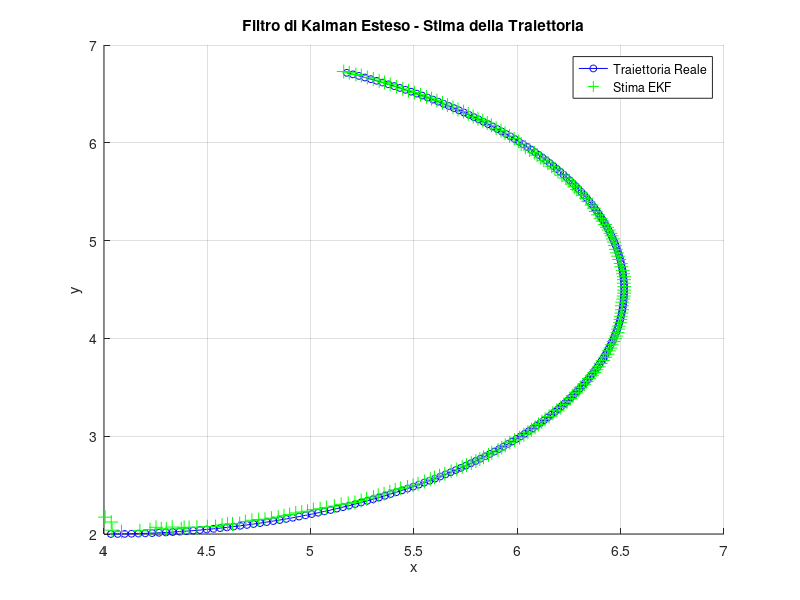
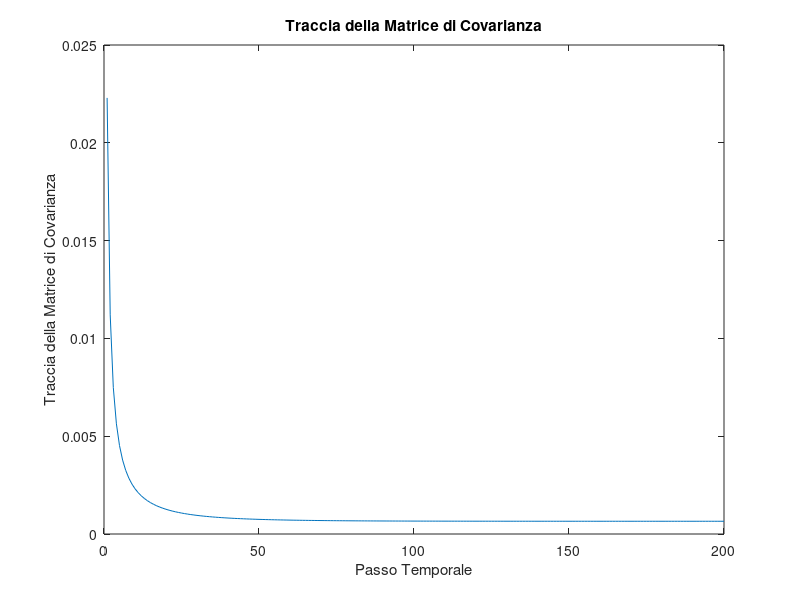

Reproduce these figures in MATLAB, in order.
clear; close all; clc;

% Definizione del passo di tempo
dT = 1/30; % Tempo di campionamento (30 Hz)

% Funzione di transizione di stato (modello non lineare del sistema)
fun = @(x, y, theta, vel, omega) [x + vel * cos(theta) * dT;  
                                  y + vel * sin(theta) * dT;  
                                  theta + omega * dT];

% Jacobiano del modello di stato (matrice A del EKF)
A = @(x, y, theta, vel) [1, 0, -vel * sin(theta) * dT;
                          0, 1, vel * cos(theta) * dT;
                          0, 0, 1];

% Matrice di propagazione del rumore di processo (G)
G = @(theta) [cos(theta) * dT, 0;
              sin(theta) * dT, 0;
              0, dT];

% Covarianza del rumore di processo (incertezza sulla dinamica)
std_u = [0.1, 0.1]; % Incertezza sulla velocità e sulla velocità angolare
Q = diag(std_u.^2); 

% Stato iniziale [posizione_x, posizione_y, orientazione]
state = [4; 2; 0];

% Parametri della misura (GPS per posizione, giroscopio per orientazione)
std_gps = 0.1; % Deviazione standard del GPS
std_gyro = 0.05; % Deviazione standard del giroscopio
R = diag([std_gps^2, std_gps^2, std_gyro^2]); % Covarianza del rumore di misura

% Misura iniziale con rumore
z = state + [std_gps * randn(2, 1); std_gyro * randn(1, 1)];

% Matrice di osservazione (H)
H = eye(3);

% Matrice di covarianza iniziale della stima
P = eye(3);

% Stima iniziale con metodo dei minimi quadrati
x_est = state; 

% Numero di iterazioni
Ttot = 200;

% Variabili per grafico
x_real = zeros(Ttot, 3);
x_estimato = zeros(Ttot, 3);
trace_P = zeros(Ttot, 1);

% Inizializzazione grafico
figure;
hold on;
real_trajectory = plot(NaN, NaN, 'bo-', 'MarkerSize', 5, 'DisplayName', 'Traiettoria Reale');
estimated_trajectory = plot(NaN, NaN, 'g+', 'MarkerSize', 10, 'DisplayName', 'Stima EKF');
title('Filtro di Kalman Esteso - Stima della Traiettoria');
xlabel('x');
ylabel('y');
grid on;
legend;

% Parametri di movimento
vel = 1; % Velocità costante
omega = 0.4; % Velocità angolare costante

% Loop EKF
for k = 1:Ttot
    % Simulazione del movimento reale del robot
    state = fun(state(1), state(2), state(3), vel, omega);
    
    % Misura GPS e giroscopio con rumore
    z = state + [std_gps * randn(2, 1); std_gyro * randn(1, 1)];

    % EKF - Fase di Predizione
    x_pred = fun(x_est(1), x_est(2), x_est(3), vel, omega);
    A_k = A(x_est(1), x_est(2), x_est(3), vel);
    G_k = G(x_est(3));
    P_pred = A_k * P * A_k' + G_k * Q * G_k';

    % EKF - Fase di Aggiornamento
    W = P_pred * H' / (H * P_pred * H' + R);
    x_est = x_pred + W * (z - H * x_pred);
    P = (eye(3) - W * H) * P_pred;

    % Salvataggio dati per il grafico
    x_real(k, :) = state';
    x_estimato(k, :) = x_est';

    % Aggiornamento grafico
    set(real_trajectory, 'XData', x_real(1:k, 1), 'YData', x_real(1:k, 2));
    set(estimated_trajectory, 'XData', x_estimato(1:k, 1), 'YData', x_estimato(1:k, 2));
    drawnow;
    pause(0.05);
    

    % Traccia della Matrice di Covarianza
     trace_P(k) = trace(P);
end

% Grafico della Traccia della Covarianza
figure;
plot(trace_P);
title('Traccia della Matrice di Covarianza');
xlabel('Passo Temporale');
ylabel('Traccia della Matrice di Covarianza');

